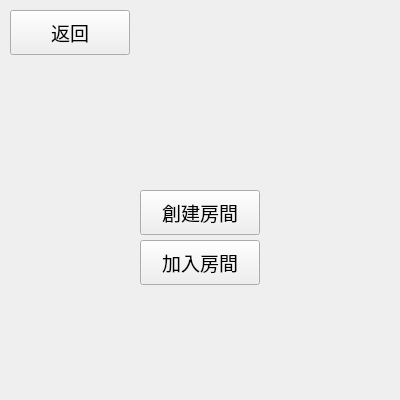
<?xml version="1.0" encoding="UTF-8"?>
<ui version="4.0">
 <class>Form</class>
 <widget class="QWidget" name="Form">
  <property name="geometry">
   <rect>
    <x>0</x>
    <y>0</y>
    <width>400</width>
    <height>400</height>
   </rect>
  </property>
  <property name="windowTitle">
   <string>多人遊戲大廳</string>
  </property>
  <widget class="QPushButton" name="btn_create">
   <property name="geometry">
    <rect>
     <x>140</x>
     <y>190</y>
     <width>120</width>
     <height>45</height>
    </rect>
   </property>
   <property name="font">
    <font>
     <pointsize>14</pointsize>
    </font>
   </property>
   <property name="text">
    <string>創建房間</string>
   </property>
  </widget>
  <widget class="QPushButton" name="btn_back">
   <property name="geometry">
    <rect>
     <x>10</x>
     <y>10</y>
     <width>120</width>
     <height>45</height>
    </rect>
   </property>
   <property name="font">
    <font>
     <pointsize>14</pointsize>
    </font>
   </property>
   <property name="text">
    <string>返回</string>
   </property>
  </widget>
  <widget class="QPushButton" name="btn_join">
   <property name="geometry">
    <rect>
     <x>140</x>
     <y>240</y>
     <width>120</width>
     <height>45</height>
    </rect>
   </property>
   <property name="font">
    <font>
     <pointsize>14</pointsize>
    </font>
   </property>
   <property name="text">
    <string>加入房間</string>
   </property>
  </widget>
 </widget>
 <resources/>
 <connections/>
</ui>
